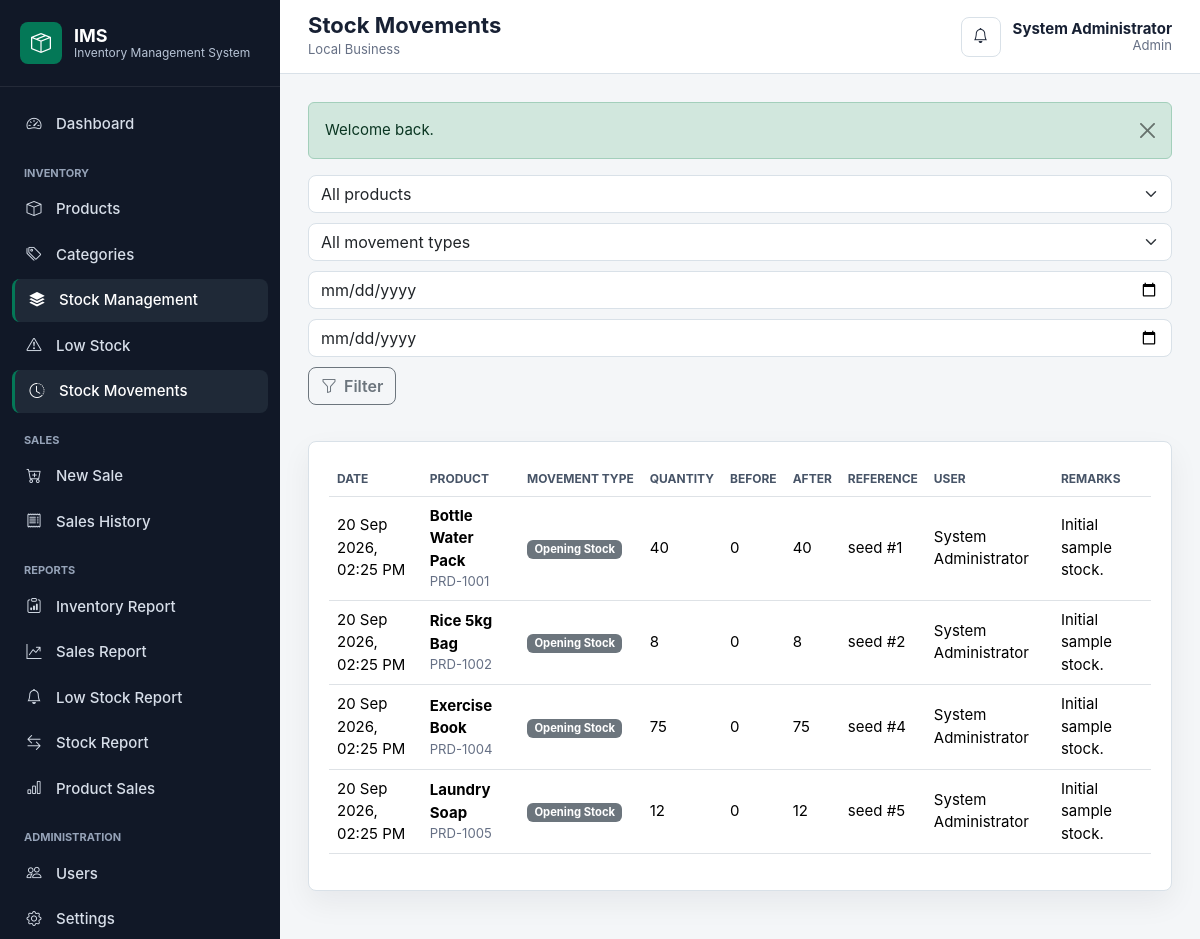
Screenshot of /?route=inventory/movements (signed in) with the database file from the repository.
### tables this page shows
CREATE TABLE IF NOT EXISTS stock_movements (
    id INT UNSIGNED AUTO_INCREMENT PRIMARY KEY,
    product_id INT UNSIGNED NOT NULL,
    movement_type ENUM('opening_stock', 'stock_in', 'sale', 'adjustment_in', 'adjustment_out') NOT NULL,
    quantity INT NOT NULL,
    quantity_before INT NOT NULL,
    quantity_after INT NOT NULL,
    reference_type VARCHAR(40) NULL,
    reference_id INT UNSIGNED NULL,
    remarks VARCHAR(255) NULL,
    user_id INT UNSIGNED NOT NULL,
    created_at TIMESTAMP NOT NULL DEFAULT CURRENT_TIMESTAMP,
    INDEX idx_stock_movements_product_date (product_id, created_at),
    INDEX idx_stock_movements_type (movement_type),
    INDEX idx_stock_movements_user (user_id),
    CONSTRAINT fk_stock_movements_product
        FOREIGN KEY (product_id) REFERENCES products(id)
        ON UPDATE CASCADE ON DELETE RESTRICT,
    CONSTRAINT fk_stock_movements_user
        FOREIGN KEY (user_id) REFERENCES users(id)
        ON UPDATE CASCADE ON DELETE RESTRICT
);

CREATE TABLE IF NOT EXISTS products (
    id INT UNSIGNED AUTO_INCREMENT PRIMARY KEY,
    product_code VARCHAR(40) NOT NULL,
    product_name VARCHAR(160) NOT NULL,
    category_id INT UNSIGNED NOT NULL,
    description TEXT NULL,
    cost_price DECIMAL(12,2) NOT NULL DEFAULT 0.00,
    selling_price DECIMAL(12,2) NOT NULL DEFAULT 0.00,
    quantity INT NOT NULL DEFAULT 0,
    reorder_level INT NOT NULL DEFAULT 5,
    unit VARCHAR(30) NOT NULL DEFAULT 'pcs',
    status ENUM('active', 'inactive') NOT NULL DEFAULT 'active',
    created_at TIMESTAMP NOT NULL DEFAULT CURRENT_TIMESTAMP,
    updated_at TIMESTAMP NOT NULL DEFAULT CURRENT_TIMESTAMP ON UPDATE CURRENT_TIMESTAMP,
    UNIQUE KEY uq_products_code (product_code),
    INDEX idx_products_name (product_name),
    INDEX idx_products_category (category_id),
    INDEX idx_products_status_stock (status, quantity, reorder_level),
    CONSTRAINT fk_products_category
        FOREIGN KEY (category_id) REFERENCES categories(id)
        ON UPDATE CASCADE ON DELETE RESTRICT
);

CREATE TABLE IF NOT EXISTS users (
    id INT UNSIGNED AUTO_INCREMENT PRIMARY KEY,
    full_name VARCHAR(120) NOT NULL,
    username VARCHAR(60) NOT NULL,
    email VARCHAR(120) NULL,
    password VARCHAR(255) NOT NULL,
    role ENUM('admin', 'staff') NOT NULL DEFAULT 'staff',
    status ENUM('active', 'inactive') NOT NULL DEFAULT 'active',
    last_login TIMESTAMP NULL,
    created_at TIMESTAMP NOT NULL DEFAULT CURRENT_TIMESTAMP,
    updated_at TIMESTAMP NOT NULL DEFAULT CURRENT_TIMESTAMP ON UPDATE CURRENT_TIMESTAMP,
    UNIQUE KEY uq_users_username (username),
    UNIQUE KEY uq_users_email (email),
    INDEX idx_users_role_status (role, status)
);

### app/Core/Controller.php (called while the page is built, shortened)
<?php
class Controller
{
    protected function view(string $view, array $data = [], string $layout = 'main'): void
    {
        extract($data, EXTR_SKIP);
        $viewFile = VIEW_PATH . '/' . $view . '.php';
        require $viewFile;
    }
}

### app/Controllers/InventoryController.php (called while the page is built, shortened)
<?php
class InventoryController extends Controller
{
    public function movements(): void
    {
        $filters = [
            'product_id' => input('product_id', ''),
            'movement_type' => input('movement_type', ''),
            'start_date' => input('start_date', ''),
            'end_date' => input('end_date', ''),
        ];
        $page = max(1, (int) input('page', 1));
        $result = (new StockMovement())->paginate($filters, $page);
        $this->view('inventory/movements', [
            'title' => 'Stock Movements',
            'movements' => $result['rows'],
            'products' => (new Product())->allActive(),
            'filters' => $filters,
            'page' => $page,
            'pages' => $result['pages'],
        ]);
    }
}

### app/Core/Router.php (called while the page is built, shortened)
<?php
class Router
{
    private array $routes = [
        'GET' => [],
        'POST' => [],
    ];
    public function get(string $path, string $action): void
    {
        $this->routes['GET'][$this->normalize($path)] = $action;
    }
    public function post(string $path, string $action): void
    {
        $this->routes['POST'][$this->normalize($path)] = $action;
    }
    public function dispatch(): void
    {
        $method = $_SERVER['REQUEST_METHOD'] ?? 'GET';
        $path = $this->currentPath();
        $action = $this->routes[$method][$path] ?? null;
        [$controllerName, $methodName] = explode('@', $action);
        try {
            $controller = new $class();
            $controller->{$methodName}();
        } catch (\Throwable $exception) {
            app_log_exception($exception);
            if (config('app.debug', false)) {
                http_response_code(500);
                echo '<pre>' . htmlspecialchars((string) $exception, ENT_QUOTES, 'UTF-8') . '</pre>';
                return;
            }
            http_response_code(500);
            $message = 'The application encountered an unexpected error.';
            if ($exception instanceof \PDOException && str_contains($exception->getMessage(), 'doesn\'t exist')) {
                $message = 'Database setup is incomplete. Import database/repair_login_500.sql into the configured database.';
            } elseif (is_admin()) {
                $message = 'Database/application error: ' . $exception->getMessage();
            }
            $this->renderError('500', 'Server Error', $message);
        }
    }
    private function currentPath(): string
    {
        if (isset($_GET['route'])) {
            return $this->normalize((string) $_GET['route']);
        }
        $uriPath = parse_url($_SERVER['REQUEST_URI'] ?? '/', PHP_URL_PATH) ?: '/';
        return $this->normalize($uriPath);
    }
    private function normalize(string $path): string
    {
        $path = trim($path, '/');
        return $path === 'index.php' ? '' : $path;
    }
}

### public/index.php (called while the page is built, shortened)
<?php
require dirname(__DIR__) . '/app/bootstrap.php';
$router = new Router();
$router->get('', 'AuthController@loginForm');
$router->get('login', 'AuthController@loginForm');
$router->post('login', 'AuthController@login');
$router->get('logout', 'AuthController@logout');
$router->get('dashboard', 'DashboardController@index');
$router->get('categories', 'CategoryController@index');
$router->get('categories/create', 'CategoryController@create');
$router->post('categories/store', 'CategoryController@store');
$router->get('categories/edit', 'CategoryController@edit');
$router->post('categories/update', 'CategoryController@update');
$router->post('categories/delete', 'CategoryController@delete');
$router->get('products', 'ProductController@index');
$router->get('products/create', 'ProductController@create');
$router->post('products/store', 'ProductController@store');
$router->get('products/view', 'ProductController@view');
$router->get('products/edit', 'ProductController@edit');
$router->post('products/update', 'ProductController@update');
$router->post('products/delete', 'ProductController@delete');
$router->get('inventory', 'InventoryController@index');
$router->post('inventory/stock-in', 'InventoryController@stockIn');
$router->post('inventory/adjust', 'InventoryController@adjust');
$router->get('inventory/movements', 'InventoryController@movements');
$router->get('inventory/low-stock', 'InventoryController@lowStock');
$router->get('sales', 'SaleController@index');
$router->get('sales/create', 'SaleController@create');
$router->post('sales/store', 'SaleController@store');
$router->get('sales/view', 'SaleController@view');
$router->get('api/products/search', 'SaleController@searchProducts');
$router->get('reports', 'ReportController@index');
$router->get('reports/inventory', 'ReportController@inventory');
$router->get('reports/sales', 'ReportController@sales');
$router->get('reports/low-stock', 'ReportController@lowStock');
$router->get('reports/stock-movements', 'ReportController@stockMovements');
$router->get('reports/product-sales', 'ReportController@productSales');
$router->get('users', 'UserController@index');
$router->get('users/create', 'UserController@create');
$router->post('users/store', 'UserController@store');
$router->get('users/edit', 'UserController@edit');
$router->post('users/update', 'UserController@update');
$router->post('users/delete', 'UserController@delete');
$router->get('profile', 'ProfileController@index');
$router->post('profile/update', 'ProfileController@update');
$router->post('profile/password', 'ProfileController@password');
$router->get('settings', 'SettingsController@index');
$router->post('settings/update', 'SettingsController@update');
$router->dispatch();

### app/helpers/functions.php (called while the page is built, shortened)
<?php
function config(?string $key = null, mixed $default = null): mixed
{
    $config = $GLOBALS['config'] ?? [];
    foreach (explode('.', $key) as $segment) {
        $config = $config[$segment];
    }
    return $config;
}
function e(?string $value): string
{
    return htmlspecialchars((string) $value, ENT_QUOTES, 'UTF-8');
}
function app_base_url(): string
{
    $configured = trim((string) config('app.base_url', ''));
    $https = (!empty($_SERVER['HTTPS']) && $_SERVER['HTTPS'] !== 'off') || (($_SERVER['SERVER_PORT'] ?? null) === '443');
    $scheme = $https ? 'https' : 'http';
    $host = $_SERVER['HTTP_HOST'] ?? 'localhost';
    $scriptDir = str_replace('\\', '/', dirname($_SERVER['SCRIPT_NAME'] ?? ''));
    if ($scriptDir === '/' || $scriptDir === '.') {
        $scriptDir = '';
    }
    return rtrim($scheme . '://' . $host . $scriptDir, '/');
}
function url(string $path = '', array $params = []): string
{
    $path = trim($path, '/');
    $base = app_base_url();
    if ($path !== '') {
        $params = ['route' => $path] + $params;
    }
    $query = $params === [] ? '' : '?' . http_build_query($params);
    return $base . '/' . $query;
}
function input(string $key, mixed $default = null): mixed
{
    return $_POST[$key] ?? $_GET[$key] ?? $default;
}
function format_date(?string $value, string $format = 'd M Y, h:i A'): string
{
    return date($format, strtotime($value));
}

### app/Models/Model.php (called while the page is built, shortened)
<?php
abstract class Model
{
    public function __construct()
    {
        $this->db = Database::connection();
    }
}

### app/bootstrap.php (called while the page is built, shortened)
<?php
spl_autoload_register(function (string $class): void {
    $prefix = 'App\\';
    $relative = substr($class, strlen($prefix));
    $file = APP_PATH . DIRECTORY_SEPARATOR . str_replace('\\', DIRECTORY_SEPARATOR, $relative) . '.php';
});
require APP_PATH . '/helpers/functions.php';

### app/Core/Database.php (called while the page is built, shortened)
<?php
class Database
{
    private static ?PDO $connection = null;
    public static function connection(): PDO
    {
        if (self::$connection instanceof PDO) {
            return self::$connection;
        }
        $db = config('database');
        $dsn = sprintf(
            'mysql:host=%s;port=%s;dbname=%s;charset=%s',
            $db['host'],
            $db['port'],
            $db['name'],
            $db['charset']
        );
        try {
            self::$connection = new PDO($dsn, $db['user'], $db['password'], [
                PDO::ATTR_ERRMODE => PDO::ERRMODE_EXCEPTION,
                PDO::ATTR_DEFAULT_FETCH_MODE => PDO::FETCH_ASSOC,
                PDO::ATTR_EMULATE_PREPARES => false,
            ]);
        } catch (PDOException $exception) {
            if (config('app.debug', false)) {
                throw $exception;
            }
            app_log_exception($exception);
            http_response_code(500);
            exit('Database connection error.');
        }
        return self::$connection;
    }
}

### app/Models/StockMovement.php (called while the page is built, shortened)
<?php
class StockMovement extends Model
{
    public function paginate(array $filters, int $page, int $perPage = 15): array
    {
        $offset = ($page - 1) * $perPage;
        [$where, $params] = $this->filterSql($filters);
        $count = $this->db->prepare(
            "SELECT COUNT(*)
             FROM stock_movements sm
             JOIN products p ON p.id = sm.product_id
             LEFT JOIN users u ON u.id = sm.user_id
             {$where}"
        );
        $count->execute($params);
        $total = (int) $count->fetchColumn();
        $stmt = $this->db->prepare(
            "SELECT sm.*, p.product_name, p.product_code, u.full_name AS user_name
             FROM stock_movements sm
             JOIN products p ON p.id = sm.product_id
             LEFT JOIN users u ON u.id = sm.user_id
             {$where}
             ORDER BY sm.created_at DESC
             LIMIT :limit OFFSET :offset"
        );
        $stmt->bindValue('limit', $perPage, \PDO::PARAM_INT);
        $stmt->bindValue('offset', $offset, \PDO::PARAM_INT);
        $stmt->execute();
        return [
            'rows' => $stmt->fetchAll(),
            'total' => $total,
            'pages' => (int) ceil($total / $perPage),
        ];
    }
    private function filterSql(array $filters): array
    {
        $parts = [];
        $params = [];
        return [$parts === [] ? '' : 'WHERE ' . implode(' AND ', $parts), $params];
    }
}

### views/inventory/movements.php (the view, shortened to what this page needs)
<section class="page-actions">
    <form class="filter-bar" method="get" action="<?= e(url('inventory/movements')) ?>">
        <select class="form-select" name="product_id">
            <option value="">All products</option>
        </select>
        <select class="form-select" name="movement_type">
            <option value="">All movement types</option>
        </select>
        <input class="form-control" name="start_date" type="date" value="<?= e($filters['start_date']) ?>">
        <input class="form-control" name="end_date" type="date" value="<?= e($filters['end_date']) ?>">
        <button class="btn btn-outline-secondary" type="submit"><i class="bi bi-funnel"></i> Filter</button>
    </form>
</section>
<section class="panel">
    <div class="table-responsive">
        <table class="table table-hover align-middle">
            <thead>
                <tr>
                    <th>Date</th>
                    <th>Product</th>
                    <th>Movement Type</th>
                    <th>Quantity</th>
                    <th>Before</th>
                    <th>After</th>
                    <th>Reference</th>
                    <th>User</th>
                    <th>Remarks</th>
                </tr>
            </thead>
            <tbody>
                <?php foreach ($movements as $movement): ?>
                    <tr>
                        <td><?= e(format_date($movement['created_at'])) ?></td>
                        <td><strong><?= e($movement['product_name']) ?></strong><span class="d-block text-muted small"><?= e($movement['product_code']) ?></span></td>
                        <td><span class="badge text-bg-secondary"><?= e(ucwords(str_replace('_', ' ', $movement['movement_type']))) ?></span></td>
                        <td><?= number_format((int) $movement['quantity']) ?></td>
                        <td><?= number_format((int) $movement['quantity_before']) ?></td>
                        <td><?= number_format((int) $movement['quantity_after']) ?></td>
                        <td><?= e($movement['reference_type'] ?: '-') ?> #<?= e((string) ($movement['reference_id'] ?? '-')) ?></td>
                        <td><?= e($movement['user_name'] ?? '-') ?></td>
                        <td><?= e($movement['remarks']) ?></td>
                    </tr>
                <?php endforeach; ?>
            </tbody>
        </table>
    </div>
</section>

### rows the page displays
stock_movements: created_at "20 Sep 2026, 02:25 PM", product.product_name "Bottle Water Pack", product.product_code "PRD-1001", movement_type "Opening Stock", quantity "40", quantity_before "0", quantity_after "40", reference_type "seed", reference "1", user.full_name "System Administrator", remarks "Initial sample stock."
stock_movements: created_at "20 Sep 2026, 02:25 PM", product.product_name "Rice 5kg Bag", product.product_code "PRD-1002", movement_type "Opening Stock", quantity "8", quantity_before "0", quantity_after "8", reference_type "seed", reference "2", user.full_name "System Administrator", remarks "Initial sample stock."
stock_movements: created_at "20 Sep 2026, 02:25 PM", product.product_name "Exercise Book", product.product_code "PRD-1004", movement_type "Opening Stock", quantity "75", quantity_before "0", quantity_after "75", reference_type "seed", reference "4", user.full_name "System Administrator", remarks "Initial sample stock."
stock_movements: created_at "20 Sep 2026, 02:25 PM", product.product_name "Laundry Soap", product.product_code "PRD-1005", movement_type "Opening Stock", quantity "12", quantity_before "0", quantity_after "12", reference_type "seed", reference "5", user.full_name "System Administrator", remarks "Initial sample stock."

### other values shown
$title "Stock Movements"
setting('business_name', 'Local Business') "Local Business"
$user['full_name'] "System Administrator"
$user['role'] "Admin"
$flash['message'] "Welcome back."
